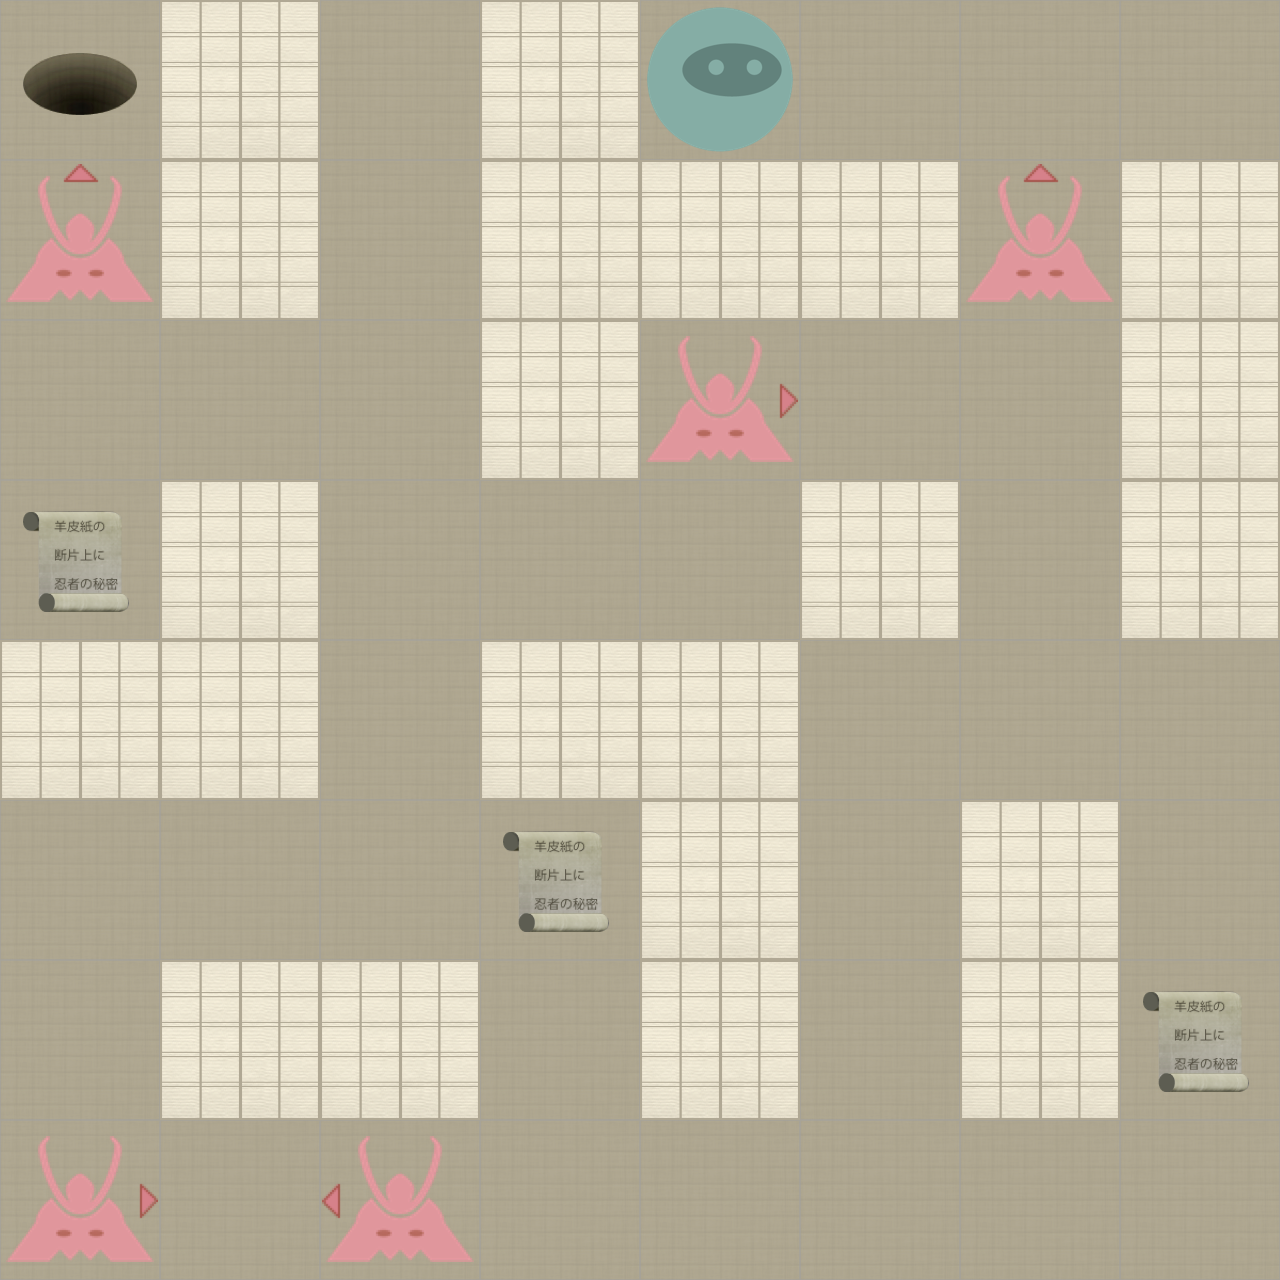

Below is a game level as drawn by its tile map, then a one-line description and the .tmx that defines it (tile-layer data replaced by summaries):
An orthogonal 8x8 tile map with 160x160 px tiles, 2 tile layers (Level, Actors).

<map version="1.0" orientation="orthogonal" width="8" height="8" tilewidth="160" tileheight="160">
 <properties>
  <property name="moves" value="26" />
 </properties>
 <tileset firstgid="1" name="tiles" tilewidth="160" tileheight="160" spacing="2" margin="2">
  <image source="tiles-ipadhd.png" width="1024" height="1024" />
  <tile id="0">
   <properties>
    <property name="actor" value="exit" />
   </properties>
  </tile>
  <tile id="2">
   <properties>
    <property name="actor" value="guard" />
    <property name="direction" value="down" />
   </properties>
  </tile>
  <tile id="3">
   <properties>
    <property name="actor" value="guard" />
    <property name="direction" value="left" />
   </properties>
  </tile>
  <tile id="4">
   <properties>
    <property name="actor" value="guard" />
    <property name="direction" value="right" />
   </properties>
  </tile>
  <tile id="5">
   <properties>
    <property name="actor" value="guard" />
    <property name="direction" value="up" />
   </properties>
  </tile>
  <tile id="7">
   <properties>
    <property name="actor" value="player" />
   </properties>
  </tile>
  <tile id="8">
   <properties>
    <property name="actor" value="scroll" />
   </properties>
  </tile>
  <tile id="9">
   <properties>
    <property name="wall" value="1" />
   </properties>
  </tile>
 </tileset>
 <layer name="Level" width="8" height="8">
  <data>[64 cells, 64 non-empty, 2 distinct tile ids]</data>
 </layer>
 <layer name="Actors" width="8" height="8">
  <data>[64 cells, 10 non-empty, 6 distinct tile ids]</data>
 </layer>
</map>
